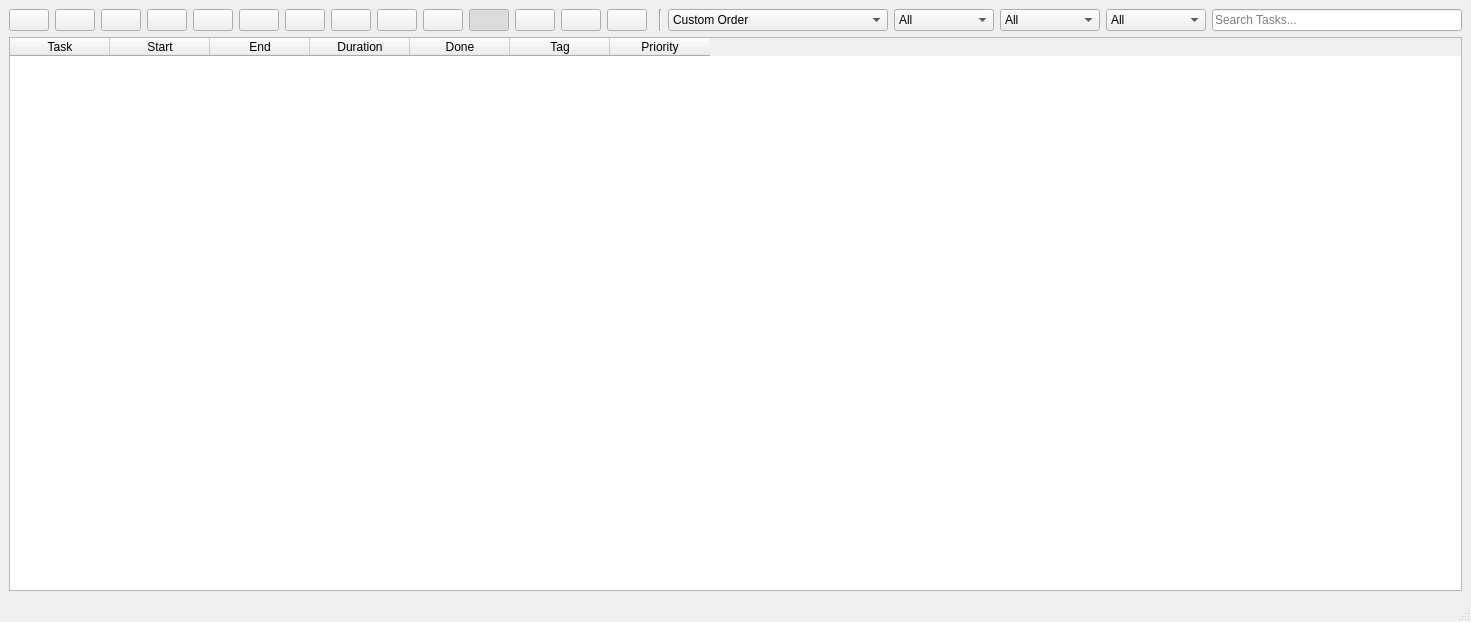
<?xml version="1.0" encoding="UTF-8"?>
<ui version="4.0">
 <class>MainWindow</class>
 <widget class="QMainWindow" name="MainWindow">
  <property name="geometry">
   <rect>
    <x>0</x>
    <y>0</y>
    <width>1415</width>
    <height>622</height>
   </rect>
  </property>
  <property name="windowTitle">
   <string>GmList</string>
  </property>
  <property name="windowIcon">
   <iconset resource="ui_resources.qrc">
    <normaloff>:/gmlist_icon.png</normaloff>:/gmlist_icon.png</iconset>
  </property>
  <widget class="QWidget" name="centralwidget">
   <layout class="QGridLayout" name="gridLayout">
    <item row="0" column="7">
     <widget class="QPushButton" name="selectAllButton">
      <property name="toolTip">
       <string>Select All (Ctrl+A)</string>
      </property>
      <property name="text">
       <string/>
      </property>
      <property name="icon">
       <iconset resource="ui_resources.qrc">
        <normaloff>:/select_all_icon.png</normaloff>:/select_all_icon.png</iconset>
      </property>
      <property name="iconSize">
       <size>
        <width>24</width>
        <height>24</height>
       </size>
      </property>
      <property name="shortcut">
       <string>Ctrl+A</string>
      </property>
      <property name="flat">
       <bool>false</bool>
      </property>
     </widget>
    </item>
    <item row="0" column="20" colspan="5">
     <widget class="QLineEdit" name="searchLineEdit">
      <property name="minimumSize">
       <size>
        <width>250</width>
        <height>0</height>
       </size>
      </property>
      <property name="maximumSize">
       <size>
        <width>16777215</width>
        <height>30</height>
       </size>
      </property>
      <property name="toolTip">
       <string>Search Tasks</string>
      </property>
      <property name="frame">
       <bool>true</bool>
      </property>
      <property name="placeholderText">
       <string>Search Tasks...</string>
      </property>
      <property name="clearButtonEnabled">
       <bool>true</bool>
      </property>
     </widget>
    </item>
    <item row="0" column="3">
     <widget class="QPushButton" name="addButton">
      <property name="toolTip">
       <string>Add New Task (Ctrl+Shift+N)</string>
      </property>
      <property name="text">
       <string/>
      </property>
      <property name="icon">
       <iconset resource="ui_resources.qrc">
        <normaloff>:/add_icon.png</normaloff>:/add_icon.png</iconset>
      </property>
      <property name="iconSize">
       <size>
        <width>24</width>
        <height>24</height>
       </size>
      </property>
      <property name="shortcut">
       <string>Ctrl+Shift+N</string>
      </property>
      <property name="flat">
       <bool>false</bool>
      </property>
     </widget>
    </item>
    <item row="0" column="17">
     <widget class="QComboBox" name="filterComboBox">
      <property name="minimumSize">
       <size>
        <width>100</width>
        <height>0</height>
       </size>
      </property>
      <property name="maximumSize">
       <size>
        <width>16777215</width>
        <height>30</height>
       </size>
      </property>
      <property name="toolTip">
       <string>Filter</string>
      </property>
      <item>
       <property name="text">
        <string>All</string>
       </property>
      </item>
      <item>
       <property name="text">
        <string>Only Completed</string>
       </property>
      </item>
      <item>
       <property name="text">
        <string>Only Pending</string>
       </property>
      </item>
     </widget>
    </item>
    <item row="0" column="6">
     <widget class="QPushButton" name="removeButton">
      <property name="toolTip">
       <string>Remove Selected Task (Ctrl+R)</string>
      </property>
      <property name="text">
       <string/>
      </property>
      <property name="icon">
       <iconset resource="ui_resources.qrc">
        <normaloff>:/remove_icon.png</normaloff>:/remove_icon.png</iconset>
      </property>
      <property name="iconSize">
       <size>
        <width>24</width>
        <height>24</height>
       </size>
      </property>
      <property name="shortcut">
       <string>Ctrl+R</string>
      </property>
      <property name="flat">
       <bool>false</bool>
      </property>
     </widget>
    </item>
    <item row="0" column="19">
     <widget class="QComboBox" name="priorityFilterComboBox">
      <property name="minimumSize">
       <size>
        <width>100</width>
        <height>0</height>
       </size>
      </property>
      <property name="maximumSize">
       <size>
        <width>16777215</width>
        <height>30</height>
       </size>
      </property>
      <property name="toolTip">
       <string>Filter With Priority</string>
      </property>
      <item>
       <property name="text">
        <string>All</string>
       </property>
      </item>
      <item>
       <property name="text">
        <string>Low</string>
       </property>
      </item>
      <item>
       <property name="text">
        <string>Medium</string>
       </property>
      </item>
      <item>
       <property name="text">
        <string>High</string>
       </property>
      </item>
     </widget>
    </item>
    <item row="0" column="10">
     <widget class="QPushButton" name="reminderButton">
      <property name="toolTip">
       <string>Reminder</string>
      </property>
      <property name="text">
       <string/>
      </property>
      <property name="icon">
       <iconset resource="ui_resources.qrc">
        <normaloff>:/timer_icon.png</normaloff>:/timer_icon.png</iconset>
      </property>
      <property name="iconSize">
       <size>
        <width>24</width>
        <height>24</height>
       </size>
      </property>
      <property name="checkable">
       <bool>true</bool>
      </property>
      <property name="checked">
       <bool>true</bool>
      </property>
     </widget>
    </item>
    <item row="0" column="2">
     <widget class="QPushButton" name="saveButton">
      <property name="toolTip">
       <string>Save ToDoList (Ctrl+S)</string>
      </property>
      <property name="text">
       <string/>
      </property>
      <property name="icon">
       <iconset resource="ui_resources.qrc">
        <normaloff>:/save_icon.png</normaloff>:/save_icon.png</iconset>
      </property>
      <property name="iconSize">
       <size>
        <width>24</width>
        <height>24</height>
       </size>
      </property>
      <property name="shortcut">
       <string>Ctrl+S</string>
      </property>
      <property name="flat">
       <bool>false</bool>
      </property>
     </widget>
    </item>
    <item row="1" column="0" colspan="25">
     <widget class="QTableWidget" name="todolist">
      <column>
       <property name="text">
        <string>Task</string>
       </property>
      </column>
      <column>
       <property name="text">
        <string>Start</string>
       </property>
      </column>
      <column>
       <property name="text">
        <string>End</string>
       </property>
      </column>
      <column>
       <property name="text">
        <string>Duration</string>
       </property>
      </column>
      <column>
       <property name="text">
        <string>Done</string>
       </property>
      </column>
      <column>
       <property name="text">
        <string>Tag</string>
       </property>
      </column>
      <column>
       <property name="text">
        <string>Priority</string>
       </property>
      </column>
     </widget>
    </item>
    <item row="0" column="18">
     <widget class="QComboBox" name="tagFilterComboBox">
      <property name="minimumSize">
       <size>
        <width>100</width>
        <height>0</height>
       </size>
      </property>
      <property name="maximumSize">
       <size>
        <width>16777215</width>
        <height>30</height>
       </size>
      </property>
      <property name="toolTip">
       <string>Filter With Tag</string>
      </property>
      <item>
       <property name="text">
        <string>All</string>
       </property>
      </item>
      <item>
       <property name="text">
        <string>None</string>
       </property>
      </item>
      <item>
       <property name="text">
        <string>Work</string>
       </property>
      </item>
      <item>
       <property name="text">
        <string>Personal</string>
       </property>
      </item>
      <item>
       <property name="text">
        <string>Important</string>
       </property>
      </item>
      <item>
       <property name="text">
        <string>Urgent</string>
       </property>
      </item>
      <item>
       <property name="text">
        <string>University</string>
       </property>
      </item>
      <item>
       <property name="text">
        <string>Shopping</string>
       </property>
      </item>
      <item>
       <property name="text">
        <string>Exercise</string>
       </property>
      </item>
      <item>
       <property name="text">
        <string>Project</string>
       </property>
      </item>
      <item>
       <property name="text">
        <string>Meeting</string>
       </property>
      </item>
     </widget>
    </item>
    <item row="0" column="16">
     <widget class="QComboBox" name="sortComboBox">
      <property name="minimumSize">
       <size>
        <width>220</width>
        <height>0</height>
       </size>
      </property>
      <property name="maximumSize">
       <size>
        <width>16777215</width>
        <height>30</height>
       </size>
      </property>
      <property name="toolTip">
       <string>Sort</string>
      </property>
      <item>
       <property name="text">
        <string>Custom Order</string>
       </property>
      </item>
      <item>
       <property name="text">
        <string>A → Z</string>
       </property>
      </item>
      <item>
       <property name="text">
        <string>Z → A</string>
       </property>
      </item>
      <item>
       <property name="text">
        <string>Earliest → Latest</string>
       </property>
      </item>
      <item>
       <property name="text">
        <string>Latest → Earliest</string>
       </property>
      </item>
      <item>
       <property name="text">
        <string>Shortest Duration → Longest Duration</string>
       </property>
      </item>
      <item>
       <property name="text">
        <string>Longest Duration → Shortest Duration</string>
       </property>
      </item>
     </widget>
    </item>
    <item row="0" column="15">
     <widget class="Line" name="line">
      <property name="orientation">
       <enum>Qt::Orientation::Vertical</enum>
      </property>
     </widget>
    </item>
    <item row="0" column="9">
     <widget class="QPushButton" name="moveDownButton">
      <property name="toolTip">
       <string>Move Down (Ctrl+Down)</string>
      </property>
      <property name="icon">
       <iconset resource="ui_resources.qrc">
        <normaloff>:/down_icon.png</normaloff>:/down_icon.png</iconset>
      </property>
      <property name="iconSize">
       <size>
        <width>24</width>
        <height>24</height>
       </size>
      </property>
      <property name="shortcut">
       <string>Ctrl+Down</string>
      </property>
     </widget>
    </item>
    <item row="0" column="4">
     <widget class="QPushButton" name="markAsDoneButton">
      <property name="toolTip">
       <string>Mark Selected Task as Done (Ctrl+D)</string>
      </property>
      <property name="text">
       <string/>
      </property>
      <property name="icon">
       <iconset resource="ui_resources.qrc">
        <normaloff>:/mark_icon.png</normaloff>:/mark_icon.png</iconset>
      </property>
      <property name="iconSize">
       <size>
        <width>24</width>
        <height>24</height>
       </size>
      </property>
      <property name="shortcut">
       <string>Ctrl+D</string>
      </property>
      <property name="flat">
       <bool>false</bool>
      </property>
     </widget>
    </item>
    <item row="0" column="13">
     <widget class="QPushButton" name="aboutQtButton">
      <property name="toolTip">
       <string>About Qt</string>
      </property>
      <property name="icon">
       <iconset resource="ui_resources.qrc">
        <normaloff>:/qt_icon.png</normaloff>:/qt_icon.png</iconset>
      </property>
      <property name="iconSize">
       <size>
        <width>24</width>
        <height>24</height>
       </size>
      </property>
     </widget>
    </item>
    <item row="0" column="1">
     <widget class="QPushButton" name="loadButton">
      <property name="toolTip">
       <string>Open ToDoList (Ctrl+O)</string>
      </property>
      <property name="text">
       <string/>
      </property>
      <property name="icon">
       <iconset resource="ui_resources.qrc">
        <normaloff>:/open_icon.png</normaloff>:/open_icon.png</iconset>
      </property>
      <property name="iconSize">
       <size>
        <width>24</width>
        <height>24</height>
       </size>
      </property>
      <property name="shortcut">
       <string>Ctrl+O</string>
      </property>
      <property name="flat">
       <bool>false</bool>
      </property>
     </widget>
    </item>
    <item row="0" column="11">
     <widget class="QPushButton" name="soundButton">
      <property name="toolTip">
       <string>Mute / Unmute</string>
      </property>
      <property name="text">
       <string/>
      </property>
      <property name="icon">
       <iconset resource="ui_resources.qrc">
        <normaloff>:/unmute_icon.png</normaloff>:/unmute_icon.png</iconset>
      </property>
      <property name="iconSize">
       <size>
        <width>24</width>
        <height>24</height>
       </size>
      </property>
     </widget>
    </item>
    <item row="0" column="8">
     <widget class="QPushButton" name="moveUpButton">
      <property name="toolTip">
       <string>Move Up (Ctrl+Up)</string>
      </property>
      <property name="text">
       <string/>
      </property>
      <property name="icon">
       <iconset resource="ui_resources.qrc">
        <normaloff>:/up_icon.png</normaloff>:/up_icon.png</iconset>
      </property>
      <property name="iconSize">
       <size>
        <width>24</width>
        <height>24</height>
       </size>
      </property>
      <property name="shortcut">
       <string>Ctrl+Up</string>
      </property>
      <property name="flat">
       <bool>false</bool>
      </property>
     </widget>
    </item>
    <item row="0" column="5">
     <widget class="QPushButton" name="markAsPendingButton">
      <property name="toolTip">
       <string>Mark Selected Task As Pending (Ctrl+Shift+D)</string>
      </property>
      <property name="text">
       <string/>
      </property>
      <property name="icon">
       <iconset resource="ui_resources.qrc">
        <normaloff>:/pending_icon.png</normaloff>:/pending_icon.png</iconset>
      </property>
      <property name="iconSize">
       <size>
        <width>24</width>
        <height>24</height>
       </size>
      </property>
      <property name="shortcut">
       <string>Ctrl+Shift+D</string>
      </property>
      <property name="flat">
       <bool>false</bool>
      </property>
     </widget>
    </item>
    <item row="0" column="0">
     <widget class="QPushButton" name="newButton">
      <property name="toolTip">
       <string>Create New ToDoList (Ctrl+N)</string>
      </property>
      <property name="text">
       <string/>
      </property>
      <property name="icon">
       <iconset resource="ui_resources.qrc">
        <normaloff>:/new_icon.png</normaloff>:/new_icon.png</iconset>
      </property>
      <property name="iconSize">
       <size>
        <width>24</width>
        <height>24</height>
       </size>
      </property>
      <property name="shortcut">
       <string>Ctrl+N</string>
      </property>
      <property name="flat">
       <bool>false</bool>
      </property>
     </widget>
    </item>
    <item row="0" column="12">
     <widget class="QPushButton" name="aboutButton">
      <property name="toolTip">
       <string>About GmList</string>
      </property>
      <property name="icon">
       <iconset resource="ui_resources.qrc">
        <normaloff>:/info_icon.png</normaloff>:/info_icon.png</iconset>
      </property>
      <property name="iconSize">
       <size>
        <width>24</width>
        <height>24</height>
       </size>
      </property>
     </widget>
    </item>
   </layout>
  </widget>
  <widget class="QMenuBar" name="menubar">
   <property name="geometry">
    <rect>
     <x>0</x>
     <y>0</y>
     <width>1415</width>
     <height>22</height>
    </rect>
   </property>
  </widget>
  <widget class="QStatusBar" name="statusBar"/>
 </widget>
 <tabstops>
  <tabstop>newButton</tabstop>
  <tabstop>loadButton</tabstop>
  <tabstop>saveButton</tabstop>
  <tabstop>addButton</tabstop>
  <tabstop>markAsDoneButton</tabstop>
  <tabstop>markAsPendingButton</tabstop>
  <tabstop>removeButton</tabstop>
  <tabstop>selectAllButton</tabstop>
  <tabstop>moveUpButton</tabstop>
  <tabstop>moveDownButton</tabstop>
  <tabstop>reminderButton</tabstop>
  <tabstop>soundButton</tabstop>
  <tabstop>aboutButton</tabstop>
  <tabstop>aboutQtButton</tabstop>
  <tabstop>sortComboBox</tabstop>
  <tabstop>filterComboBox</tabstop>
  <tabstop>tagFilterComboBox</tabstop>
  <tabstop>priorityFilterComboBox</tabstop>
  <tabstop>searchLineEdit</tabstop>
  <tabstop>todolist</tabstop>
 </tabstops>
 <resources>
  <include location="ui_resources.qrc"/>
 </resources>
 <connections/>
</ui>
